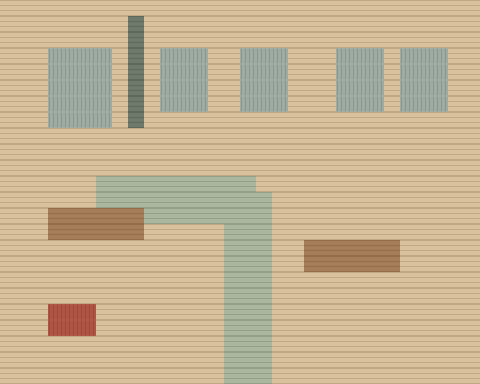

A 2D game scene composited from a Tiled map and its tileset images. What follows is a short description and the map's XML, with each tile layer's data collapsed to a summary:
An orthogonal 30x24 tile map with 16x16 px tiles, 3 tile layers (地形与水体, 道路 · 铺地与栈桥, 建筑与家具占地), 1 hidden layer not drawn and 19 objects (9x footprint, 4x 住所, route, 住宿, 服务, ...).

<map version="1.10" tiledversion="1.10.2" orientation="orthogonal" renderorder="right-down" width="30" height="24" tilewidth="16" tileheight="16" infinite="0" nextlayerid="12" nextobjectid="20">
  <properties>
    <property name="地点" value="ArcticPassage_Guesthouse" />
    <property name="图名" value="红屋旅舍" />
    <property name="阶段" value="焕新版空间规划 / 01" />
    <property name="单位" value="1格 = 16设计像素；左上原点" />
    <property name="编辑说明" value="地形和道路用图块刷。交互与落点用对象工具。碰撞层默认隐藏，红格阻行。" />
  </properties>
  <tileset firstgid="1" source="../图块/制图色板.tsx" />
  <layer id="1" name="地形与水体" width="30" height="24">
    <data>[720 cells, 720 non-empty, 4 distinct tile ids]</data>
  </layer>
  <layer id="2" name="道路 · 铺地与栈桥" width="30" height="24">
    <data>[720 cells, 62 non-empty, 4 distinct tile ids]</data>
  </layer>
  <layer id="3" name="建筑与家具占地" width="30" height="24">
    <data>[720 cells, 105 non-empty, 15 distinct tile ids]</data>
  </layer>
  <layer id="4" name="碰撞 · 红格阻行" width="30" height="24" visible="0" opacity=".55">
    <data>[720 cells, 208 non-empty, 4 distinct tile ids]</data>
  </layer>
  <objectgroup id="5" name="建筑 · 轮廓与用途" color="#5f5b4b" visible="0">
    <object id="1" name="西客房床" type="footprint" x="48" y="48" width="64" height="80">
      <properties>
        <property name="材质" value="bed" />
      </properties>
    </object>
    <object id="2" name="米拉床" type="footprint" x="160" y="48" width="48" height="64">
      <properties>
        <property name="材质" value="bed" />
      </properties>
    </object>
    <object id="3" name="诺拉床" type="footprint" x="240" y="48" width="48" height="64">
      <properties>
        <property name="材质" value="bed" />
      </properties>
    </object>
    <object id="4" name="罗安床" type="footprint" x="336" y="48" width="48" height="64">
      <properties>
        <property name="材质" value="bed" />
      </properties>
    </object>
    <object id="5" name="阿玛床" type="footprint" x="400" y="48" width="48" height="64">
      <properties>
        <property name="材质" value="bed" />
      </properties>
    </object>
    <object id="6" name="西客房隔墙" type="footprint" x="128" y="16" width="16" height="112">
      <properties>
        <property name="材质" value="wall" />
      </properties>
    </object>
    <object id="7" name="前台" type="footprint" x="48" y="208" width="96" height="32">
      <properties>
        <property name="材质" value="wood" />
      </properties>
    </object>
    <object id="8" name="早餐长桌" type="footprint" x="304" y="240" width="96" height="32">
      <properties>
        <property name="材质" value="wood" />
      </properties>
    </object>
    <object id="9" name="壁炉" type="footprint" x="48" y="304" width="48" height="32">
      <properties>
        <property name="材质" value="red" />
      </properties>
    </object>
  </objectgroup>
  <objectgroup id="6" name="专题 · 开发区与季节活动" color="#8b7542" visible="0" />
  <objectgroup id="7" name="步道 · 中心线与宽度" color="#9a693d" visible="0">
    <object id="10" name="rug 1" type="route" x="248.0" y="376.0">
      <properties>
        <property name="宽度_格" value="3" />
      </properties>
      <polyline points="0.0,0.0 0.0,-176.0 -144.0,-176.0" />
    </object>
  </objectgroup>
  <objectgroup id="8" name="玩法 · 站位与交互说明" color="#944b3c">
    <object id="11" name="客床侧" type="住宿" x="88.0" y="136.0">
      <properties>
        <property name="用途" value="原生过夜与醒来；外客独立一隅" />
        <property name="站位" value="5,8" />
      </properties>
      <point />
    </object>
    <object id="12" name="米拉床侧" type="住所" x="184.0" y="136.0">
      <properties>
        <property name="用途" value="居民归宿" />
        <property name="站位" value="11,8" />
      </properties>
      <point />
    </object>
    <object id="13" name="诺拉床侧" type="住所" x="264.0" y="136.0">
      <properties>
        <property name="用途" value="居民归宿" />
        <property name="站位" value="16,8" />
      </properties>
      <point />
    </object>
    <object id="14" name="罗安床侧" type="住所" x="360.0" y="136.0">
      <properties>
        <property name="用途" value="居民归宿" />
        <property name="站位" value="22,8" />
      </properties>
      <point />
    </object>
    <object id="15" name="阿玛床侧" type="住所" x="424.0" y="136.0">
      <properties>
        <property name="用途" value="居民归宿" />
        <property name="站位" value="26,8" />
      </properties>
      <point />
    </object>
    <object id="16" name="旅舍前台" type="服务" x="104.0" y="248.0">
      <properties>
        <property name="用途" value="公共接待区" />
        <property name="站位" value="6,15" />
      </properties>
      <point />
    </object>
    <object id="17" name="早餐桌旁" type="社交" x="344.0" y="280.0">
      <properties>
        <property name="用途" value="公共用餐" />
        <property name="站位" value="21,17" />
      </properties>
      <point />
    </object>
  </objectgroup>
  <objectgroup id="9" name="连接 · 触发与目的地" color="#2c6973" visible="0">
    <object id="18" name="往 霜灯港镇区" type="门" x="240" y="368" width="16" height="16">
      <properties>
        <property name="条件" value="全年开放" />
        <property name="中心格" value="15,23" />
        <property name="目标地点" value="Town" />
        <property name="目标落点" value="20,21" />
        <property name="本侧落点" value="15,20" />
      </properties>
    </object>
  </objectgroup>
  <objectgroup id="10" name="日程 · 候选停留点" color="#4b714c" visible="0">
    <object id="19" name="诺拉" type="NPC" x="120.0" y="248.0">
      <properties>
        <property name="用途" value="日常停驻站位" />
      </properties>
      <point />
    </object>
  </objectgroup>
  <objectgroup id="11" name="节日 · 六人站位" color="#a95730" visible="0" />
</map>
